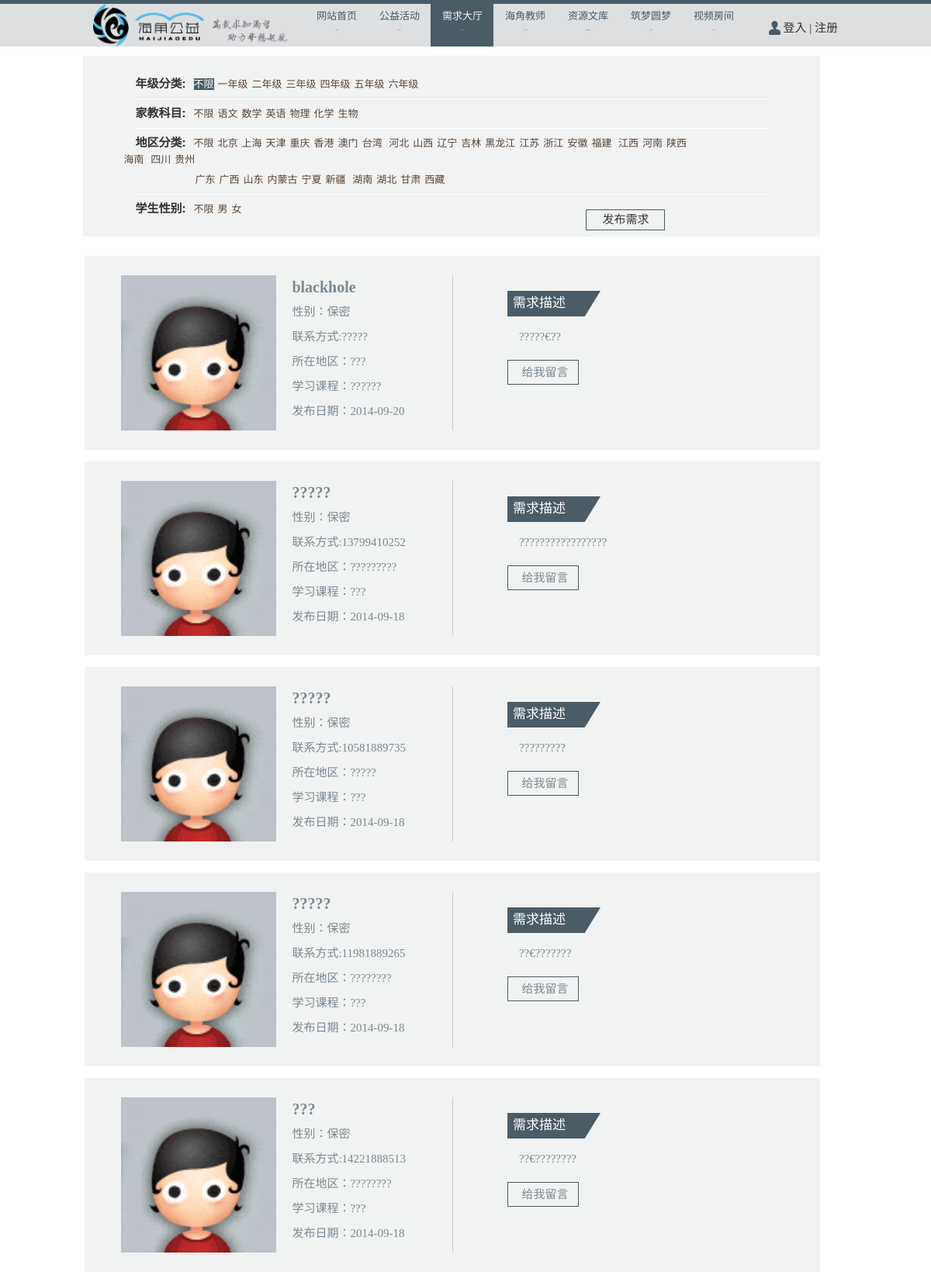
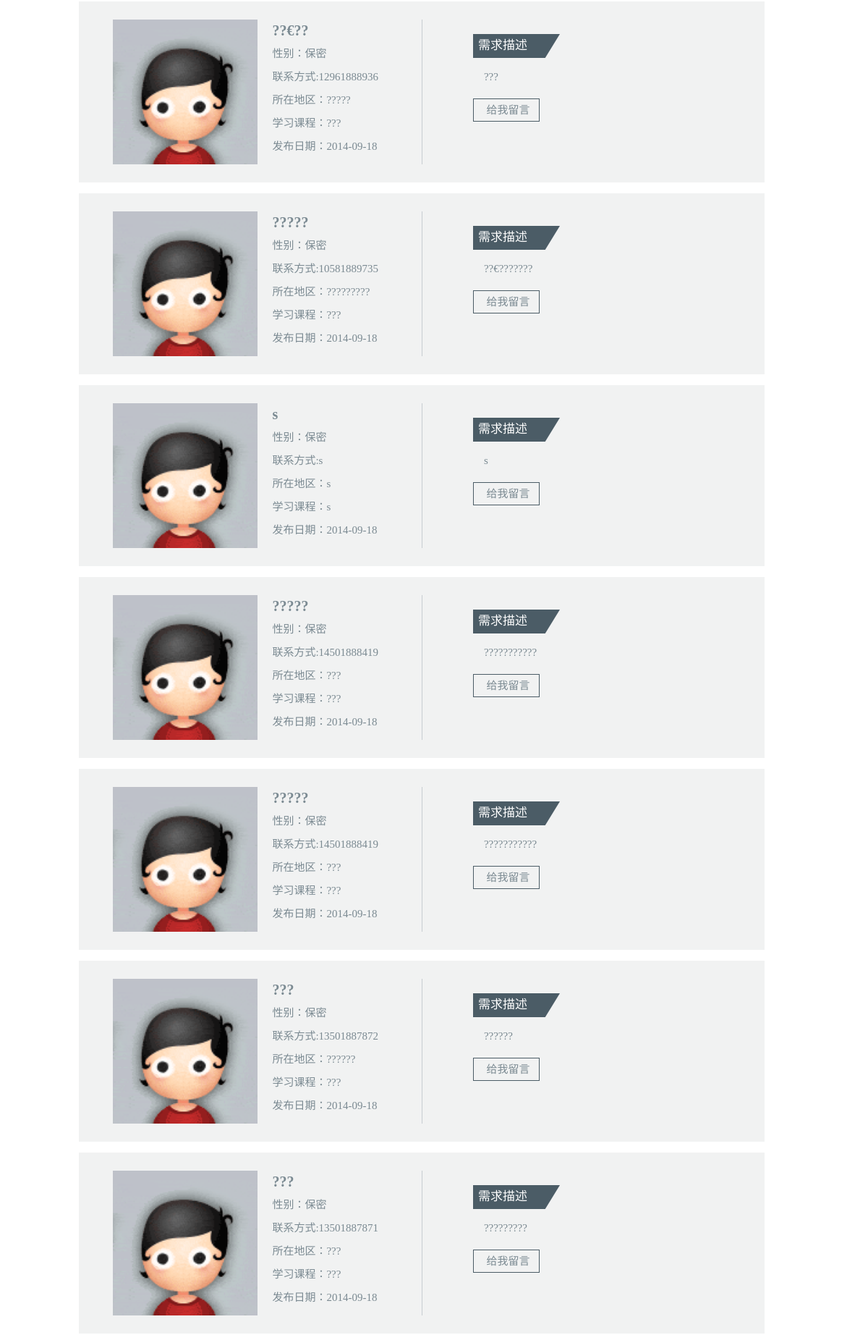
The page /demand.php (upper part) on the database its author committed (2 pictures, top to bottom).
### tables this page shows
CREATE TABLE IF NOT EXISTS `demand` (
  `id_demand` int(11) NOT NULL auto_increment,
  `description` varchar(1000) NOT NULL,
  `sex` varchar(16) default NULL,
  `addr` varchar(200) default NULL,
  `name` varchar(45) NOT NULL,
  `subject` varchar(45) NOT NULL,
  `phone` varchar(45) NOT NULL,
  `grade` varchar(45) NOT NULL,
  `user_id_user` int(11) NOT NULL,
  `time` date NOT NULL,
  PRIMARY KEY  (`id_demand`),
  UNIQUE KEY `id_demand_UNIQUE` (`id_demand`),
  KEY `fk_demand_user1_idx` (`user_id_user`)
);

### db.inc.php (called while the page is built, shortened)
<?php
	class DBSQL {
		private $DB="";
		public function __construct() {
			@ $this->DB = new mysqli(SERVER_NAME, DB_USER, DB_PASSWORD, DB_NAME);
		}
		public function select($sql="") {
			$result = $this->DB->query($sql);
			$count = $result->num_rows;
			$data = array();
			for ($i = 0;$i < $count;$i++){
				$data[$i] = $result->fetch_assoc();
			}
			return $data;
		}
	}
?>

### user.php (called while the page is built, shortened)
<?php
	require_once('db.inc.php');
	class User extends DBSQL {
		public function get_personal_info_from_id($id) {
			if(!$id) {
				return "";
			} else {
				$id = addslashes($id);
			}
			$sql = "select * from user where id_user=".$id."";
			$data = $this->select($sql);
			return $data;
		}
	}
?>

### demand.php (the view, shortened to what this page needs)
<?php
	require("header.php");
?>
    <div id="contents">
		<div id="teacher_select_region" >
			<p><span class="category">年级分类:</span><a class="item_selected">不限</a><a>一年级</a><a>二年级</a><a>三年级</a><a>四年级</a><a>五年级</a><a>六年级</a></P>
			<hr>
			<p><span class="category">家教科目:</span><a>不限</a><a>语文</a><a>数学</a><a>英语</a><a>物理</a><a>化学</a><a>生物</a></P>
			<hr>
			<div><p style="padding-right:110px;"><span class="category">地区分类:</span><a>不限</a><a>北京</a><a>上海</a><a>天津</a><a>重庆</a><a>香港</a><a>澳门</a><a>台湾</a>
				<a>河北</a><a>山西</a><a>辽宁</a><a>吉林</a><a>黑龙江</a><a>江苏</a><a>浙江</a><a>安徽</a><a>福建</a>
				<a>江西</a><a>河南</a><a>陕西</a><a>海南</a>
				<a>四川</a><a>贵州</a>
				</p>
				<p style="margin-left:90px;"><a style="margin-left:7px;	margin-right:0px;font-weight:normal;font-size:13px;">广东</a><a>广西</a><a>山东</a><a>内蒙古</a><a>宁夏</a><a>新疆</a>
					<a>湖南</a><a>湖北</a><a>甘肃</a><a>西藏</a>
				</p>
			</div>
			<hr>
			<p><span class="category">学生性别:</span><a>不限</a><a>男</a><a>女</a></P>
		</div>
		<div id="sort_region" style="margin-top:10px;margin-bottom:0px;">
			<div  style="border:solid 1px rgb(75,92,102);cursor:hand;height:25px;width:100px;font-size:15px;font-family:微软雅黑;margin-top:-60px;float:right;margin-bottom:0px;margin-right:200px;" onclick = "check_user_login()">
				<p style="margin-top:2px;text-align:center">发布需求</p>
			</div>
		</div>
<?php
		require_once("user.php");
		echo '<div id="teacher_result_region">';
		$d = new Demand();
		$user = new User();
		$data = $d->select("select * from demand order by id_demand desc limit 0,".DEMAND_PAGE_NUM);
		foreach ($data as $item) {
			echo '<div id="teacher_intro">
					<div>
						<div id="teacher_intro_left">';
						$name = $user->get_personal_info_from_id($item["user_id_user"]);
						$name = $name[0];
						if($name["has_pic"] == 0) {
							echo '<img src="images/favicon.gif" alt="img" id="teacher_favicon">';
						} else {
							echo '<img src="favicon_dir/'.$name["name"].'.png" alt="img" id="teacher_favicon" class="t_favicon">';
						}
			echo '
						<div  style="margin-top:30px;">
							<p width="200px">
								<span class="user_name"><b>';
								if(strlen($item['name']) > 12) {
									echo substr($item['name'], 0, 12);
								} else {
									echo $item['name'];
								}
			echo '</b>
								</span>
								<div ><span style="display:none">'.$item['user_id_user'].'</span>
								<!--	<div onclick="post_message_check(this)" src="images/leave_message.png" class="leave_message_button">给我留言</div>
								--></div>
							</p>
							<p></p>
							<p></p>
							<p></p>
							<p>性别：';
			if($item['sex'] == 'male' || $item['sex'] == '男') {
				echo '男';
			} else if($item['sex'] == 'female' || $item['sex'] == '女') {
				echo '女';
			} else {
				echo '保密';
			}
			echo '</p><p>联系方式:'.$item['phone'].'</p><p>所在地区：';
			if($item['addr'] == '') {
				echo '未知';
			} else {
				echo $item['addr'];
			}
			echo '<p>学习课程：';
			if($item['subject'] == '') {
				echo '未知';
			} else {
				echo $item['subject'];
			}
			echo	'</p><p>发布日期：'.$item['time'].'</p>
						</div>
						</div>
						<div id="Layer1" style="float:left;margin-top:25px; width:1px; background-color:rgb(199, 205, 209);height:200px;"></div>
						<div id="teacher_intro_right" >
							<div style="margin-left:15%;margin-top:45px;margin-right:10%;">
								<span style="display:none">'.$item['user_id_user'].'</span>
								<div style="padding-top:1px;height:33px;background:url(../images/demand_back.png);background-repeat:no-repeat;color:#fff;">
									<p style="font-size:17px;margin-left:7px;margin-top:5px;color:#fff;">需求描述</p>
								</div>
								<p style="margin-top:15px;margin-left:15px;">'.$item['description'].'</p>
								<div class="detail" onclick="post_message_check(this)">
									<p style="padding-right:0px;margin-left:5px;">给我留言</p>
								</div>
							</div>
						</div>
					</div>
				</div>';
		}
		echo '</div>';
?>
	</div>
<?php
	require("footer.php");
?>

### css/style.css (style rules this page uses)
body { font-family: "微软雅黑", "微软雅黑", Times, serif; margin: 0; }
img { border: 0; }
#contents { display: inline-block; width: 88%; padding: 0 47px; }
#contents p a { color: #5a4535; }
hr { border:0; border-top: 1px solid #000; margin-bottom: 30px; }
#teacher_favicon { margin-left:10%; margin-top:25px; margin-bottom:25px; margin-right:20px; float:left; height:200px; width:200px; }
#teacher_result_region { text-align:left; margin-left:2px; margin-bottom:5px; font-family:"微软雅黑"; }
#teacher_intro { background-color: rgb(241,242,242); height:250px; margin-bottom:15px; }
#teacher_intro_left { float:left; width:50%; height:250px; }
#teacher_intro_right { float:left; width:49%; height:250px; }
#teacher_intro p { margin:0 0 12; padding-right:20px; font-family:"微软雅黑"; font-size:15px; color: rgb(123,138,146); }
.category { margin-left:20px; margin-right:5px; font-weight:bold; font-size:15px; }
#teacher_select_region p { margin-top:5px; margin-bottom:5px; }
#teacher_select_region hr { margin-left:15px; margin-right:15px; margin-top:7px; margin-bottom:7px; }
#teacher_select_region p a { cursor:hand; text-decoration:none; }
#teacher_select_region p a { margin-left:5px; }
#teacher_select_region a.item_selected { background-color:rgb(75, 92, 102); color:#fff; }
.detail { border: solid 1px rgb(75,92,102); width: 80px; font-size: 15px; height: 20px; padding: 5px; margin-top:20px; text-align:center; cursor:hand; }
#teacher_select_region { background-color:rgb(241,242,242); padding-left:5%; padding-right:5%; padding-top:20px; margin-top:10px; padding-bottom:20px; margin-bottom:25px; text-align:left; font-size:13px; }
#teacher_select_region p a { font-family:"微软雅黑"; }
.user_name { font-family: "微软雅黑" "微软雅黑"; font-size: 20px; color:rgb(123,138,146); }

### rows shown on the page
demand: name "blackhole", sex "保密", phone "?????", addr "???", subject "??????", time "2014-09-20", description "?????€??"
demand: name "?????", sex "保密", phone "13799410252", addr "?????????", subject "???", time "2014-09-18", description "?????????????????"
demand: name "?????", sex "保密", phone "10581889735", addr "?????", subject "???", time "2014-09-18", description "?????????"
demand: name "?????", sex "保密", phone "11981889265", addr "????????", subject "???", time "2014-09-18", description "??€???????"
demand: name "???", sex "保密", phone "14221888513", addr "????????", subject "???", time "2014-09-18", description "??€????????"
demand: name "??€??", sex "保密", phone "12961888936", addr "?????", subject "???", time "2014-09-18", description "???"
demand: name "?????", sex "保密", phone "10581889735", addr "?????????", subject "???", time "2014-09-18", description "??€???????"
demand: name "s", sex "保密", phone "s", addr "s", subject "s", time "2014-09-18", description "s"
demand: name "?????", sex "保密", phone "14501888419", addr "???", subject "???", time "2014-09-18", description "???????????"
demand: name "?????", sex "保密", phone "14501888419", addr "???", subject "???", time "2014-09-18", description "???????????"
demand: name "???", sex "保密", phone "13501887872", addr "??????", subject "???", time "2014-09-18", description "??????"
demand: name "???", sex "保密", phone "13501887871", addr "???", subject "???", time "2014-09-18", description "?????????"
